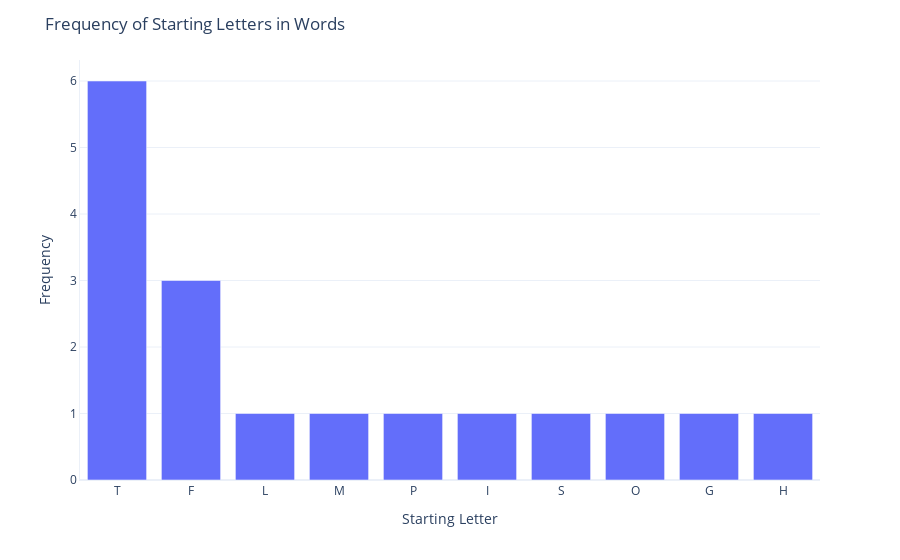

Notebook code cell kept with this figure:
### Code cell
import plotly.express as px
import pandas as pd

def count_starting_letters(words):
    starting_letters = {}
    for word in words:
        first_letter = word[0].upper()  # Convert to uppercase to count case-insensitively
        starting_letters[first_letter] = starting_letters.get(first_letter, 0) + 1
    return starting_letters

def plot_starting_letter_frequency(words):
    starting_letters = count_starting_letters(words)
    df = pd.DataFrame({'Letter': list(starting_letters.keys()), 'Frequency': list(starting_letters.values())})

    # Sort the DataFrame by frequency in descending order
    df = df.sort_values(by='Frequency', ascending=False)
    # Custom color palette for bars
    color_palette = px.colors.qualitative.Dark24

    fig = px.bar(df, x='Letter', y='Frequency',
                 labels={'Frequency': 'Frequency'},
                 color_discrete_sequence=["#636efa"],
                 template='plotly_white')

    # Customizing the plot layout
    fig.update_layout(title_text='Frequency of Starting Letters in Words',
                      xaxis_title='Starting Letter',
                      yaxis_title='Frequency',
                      xaxis=dict(showline=True),
                      yaxis=dict(showline=True),
                      plot_bgcolor='rgba(0,0,0,0)')

    # Show the plot
    fig.show()

plot_starting_letter_frequency(words)

### Figure 1 — Plotly figure (JSON) as saved in the notebook; plotly's stock layout.template omitted (floating-point values rounded to 4 significant figures)
{"data": [{"alignmentgroup": "True", "hovertemplate": "Letter=%{x}<br>Frequency=%{y}<extra></extra>", "legendgroup": "", "marker": {"color": "#636efa", "pattern": {"shape": ""}}, "name": "", "offsetgroup": "", "orientation": "v", "showlegend": false, "textposition": "auto", "type": "bar", "x": ["T", "F", "L", "M", "P", "I", "S", "O", "G", "H"], "xaxis": "x", "y": [6, 3, 1, 1, 1, 1, 1, 1, 1, 1], "yaxis": "y"}], "layout": {"barmode": "relative", "legend": {"tracegroupgap": 0}, "margin": {"t": 60}, "plot_bgcolor": "rgba(0,0,0,0)", "title": {"text": "Frequency of Starting Letters in Words"}, "xaxis": {"anchor": "y", "domain": [0, 1], "showline": true, "title": {"text": "Starting Letter"}}, "yaxis": {"anchor": "x", "domain": [0, 1], "showline": true, "title": {"text": "Frequency"}}}}
